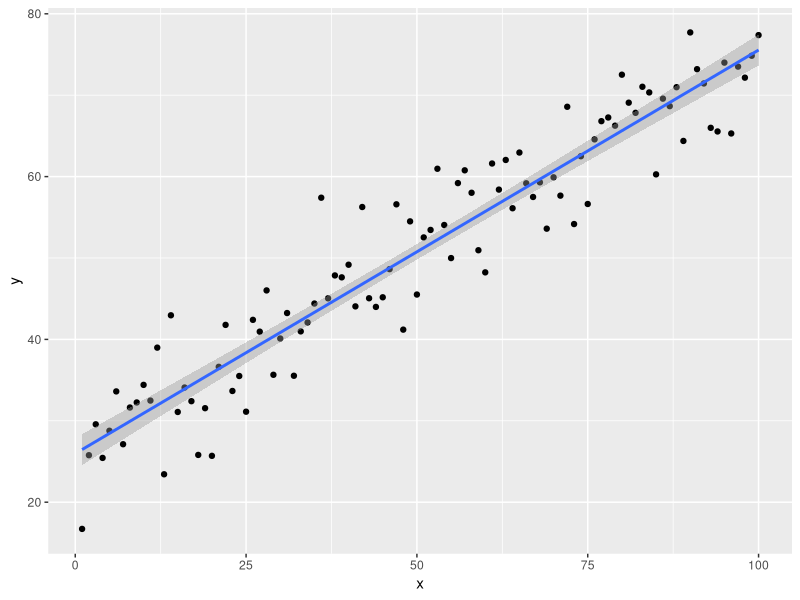

Here is the R script that generated this plot:
###########################################################################################################
## Aula 2
## ggplot2
###########################################################################################################
library(tidyverse)

dados <- tibble(x = 1:100, y = x*0.5+rnorm(100, 25, 5))
ggplot(data = dados, mapping = aes(x = x, y = y)) +
  geom_point() +
  geom_smooth(method = "lm")
  
amostras100 <- as.tibble(read.csv2(file = "100_amostras.csv", header = TRUE, dec = "."))
sexo <- as.tibble(read.csv2("sexo.csv"))
